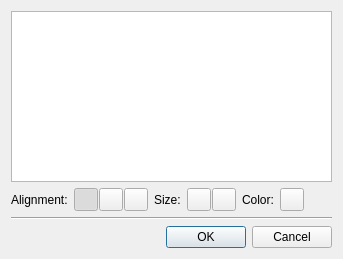
<?xml version="1.0" encoding="UTF-8"?>
<ui version="4.0">
 <class>ScreenshotCommentInput</class>
 <widget class="QDialog" name="ScreenshotCommentInput">
  <property name="geometry">
   <rect>
    <x>0</x>
    <y>0</y>
    <width>343</width>
    <height>259</height>
   </rect>
  </property>
  <property name="windowTitle">
   <string>Enter text</string>
  </property>
  <layout class="QGridLayout" name="gridLayout">
   <item row="1" column="0">
    <layout class="QHBoxLayout" name="horizontalLayout_3">
     <item>
      <widget class="QLabel" name="label">
       <property name="text">
        <string>Alignment:</string>
       </property>
      </widget>
     </item>
     <item>
      <layout class="QHBoxLayout" name="horizontalLayout">
       <property name="spacing">
        <number>1</number>
       </property>
       <item>
        <widget class="QToolButton" name="pushAlignLeft">
         <property name="icon">
          <iconset resource="tht.qrc">
           <normaloff>:/images/align-left.png</normaloff>:/images/align-left.png</iconset>
         </property>
         <property name="checkable">
          <bool>true</bool>
         </property>
         <property name="checked">
          <bool>true</bool>
         </property>
         <property name="autoExclusive">
          <bool>true</bool>
         </property>
        </widget>
       </item>
       <item>
        <widget class="QToolButton" name="pushAlignCenter">
         <property name="icon">
          <iconset resource="tht.qrc">
           <normaloff>:/images/align-center.png</normaloff>:/images/align-center.png</iconset>
         </property>
         <property name="checkable">
          <bool>true</bool>
         </property>
         <property name="autoExclusive">
          <bool>true</bool>
         </property>
        </widget>
       </item>
       <item>
        <widget class="QToolButton" name="pushAlignRight">
         <property name="icon">
          <iconset resource="tht.qrc">
           <normaloff>:/images/align-right.png</normaloff>:/images/align-right.png</iconset>
         </property>
         <property name="checkable">
          <bool>true</bool>
         </property>
         <property name="autoExclusive">
          <bool>true</bool>
         </property>
        </widget>
       </item>
      </layout>
     </item>
     <item>
      <widget class="QLabel" name="label_2">
       <property name="text">
        <string>Size:</string>
       </property>
      </widget>
     </item>
     <item>
      <layout class="QHBoxLayout" name="horizontalLayout_2">
       <property name="spacing">
        <number>1</number>
       </property>
       <item>
        <widget class="QToolButton" name="pushFontDown">
         <property name="icon">
          <iconset resource="tht.qrc">
           <normaloff>:/images/arrow-down.png</normaloff>:/images/arrow-down.png</iconset>
         </property>
        </widget>
       </item>
       <item>
        <widget class="QToolButton" name="pushFontUp">
         <property name="icon">
          <iconset resource="tht.qrc">
           <normaloff>:/images/arrow-up.png</normaloff>:/images/arrow-up.png</iconset>
         </property>
        </widget>
       </item>
      </layout>
     </item>
     <item>
      <widget class="QLabel" name="label_3">
       <property name="text">
        <string>Color:</string>
       </property>
      </widget>
     </item>
     <item>
      <widget class="QToolButton" name="pushColor"/>
     </item>
     <item>
      <spacer name="horizontalSpacer">
       <property name="orientation">
        <enum>Qt::Horizontal</enum>
       </property>
       <property name="sizeHint" stdset="0">
        <size>
         <width>0</width>
         <height>20</height>
        </size>
       </property>
      </spacer>
     </item>
    </layout>
   </item>
   <item row="2" column="0">
    <widget class="Line" name="line">
     <property name="orientation">
      <enum>Qt::Horizontal</enum>
     </property>
    </widget>
   </item>
   <item row="3" column="0">
    <widget class="QDialogButtonBox" name="buttonBox">
     <property name="orientation">
      <enum>Qt::Horizontal</enum>
     </property>
     <property name="standardButtons">
      <set>QDialogButtonBox::Cancel|QDialogButtonBox::Ok</set>
     </property>
    </widget>
   </item>
   <item row="0" column="0">
    <widget class="QTextEdit" name="text">
     <property name="acceptRichText">
      <bool>false</bool>
     </property>
    </widget>
   </item>
  </layout>
 </widget>
 <tabstops>
  <tabstop>text</tabstop>
  <tabstop>pushAlignLeft</tabstop>
  <tabstop>pushAlignCenter</tabstop>
  <tabstop>pushAlignRight</tabstop>
  <tabstop>pushFontDown</tabstop>
  <tabstop>pushFontUp</tabstop>
  <tabstop>pushColor</tabstop>
  <tabstop>buttonBox</tabstop>
 </tabstops>
 <resources>
  <include location="tht.qrc"/>
 </resources>
 <connections>
  <connection>
   <sender>buttonBox</sender>
   <signal>accepted()</signal>
   <receiver>ScreenshotCommentInput</receiver>
   <slot>accept()</slot>
   <hints>
    <hint type="sourcelabel">
     <x>258</x>
     <y>312</y>
    </hint>
    <hint type="destinationlabel">
     <x>157</x>
     <y>274</y>
    </hint>
   </hints>
  </connection>
  <connection>
   <sender>buttonBox</sender>
   <signal>rejected()</signal>
   <receiver>ScreenshotCommentInput</receiver>
   <slot>reject()</slot>
   <hints>
    <hint type="sourcelabel">
     <x>305</x>
     <y>312</y>
    </hint>
    <hint type="destinationlabel">
     <x>286</x>
     <y>274</y>
    </hint>
   </hints>
  </connection>
  <connection>
   <sender>pushFontDown</sender>
   <signal>clicked()</signal>
   <receiver>ScreenshotCommentInput</receiver>
   <slot>slotFontDown()</slot>
   <hints>
    <hint type="sourcelabel">
     <x>204</x>
     <y>193</y>
    </hint>
    <hint type="destinationlabel">
     <x>110</x>
     <y>323</y>
    </hint>
   </hints>
  </connection>
  <connection>
   <sender>pushFontUp</sender>
   <signal>clicked()</signal>
   <receiver>ScreenshotCommentInput</receiver>
   <slot>slotFontUp()</slot>
   <hints>
    <hint type="sourcelabel">
     <x>233</x>
     <y>193</y>
    </hint>
    <hint type="destinationlabel">
     <x>162</x>
     <y>323</y>
    </hint>
   </hints>
  </connection>
  <connection>
   <sender>pushAlignLeft</sender>
   <signal>toggled(bool)</signal>
   <receiver>ScreenshotCommentInput</receiver>
   <slot>slotAlignChanged(bool)</slot>
   <hints>
    <hint type="sourcelabel">
     <x>64</x>
     <y>193</y>
    </hint>
    <hint type="destinationlabel">
     <x>309</x>
     <y>32</y>
    </hint>
   </hints>
  </connection>
  <connection>
   <sender>pushAlignCenter</sender>
   <signal>toggled(bool)</signal>
   <receiver>ScreenshotCommentInput</receiver>
   <slot>slotAlignChanged(bool)</slot>
   <hints>
    <hint type="sourcelabel">
     <x>93</x>
     <y>193</y>
    </hint>
    <hint type="destinationlabel">
     <x>309</x>
     <y>53</y>
    </hint>
   </hints>
  </connection>
  <connection>
   <sender>pushAlignRight</sender>
   <signal>toggled(bool)</signal>
   <receiver>ScreenshotCommentInput</receiver>
   <slot>slotAlignChanged(bool)</slot>
   <hints>
    <hint type="sourcelabel">
     <x>122</x>
     <y>193</y>
    </hint>
    <hint type="destinationlabel">
     <x>309</x>
     <y>79</y>
    </hint>
   </hints>
  </connection>
  <connection>
   <sender>pushColor</sender>
   <signal>clicked()</signal>
   <receiver>ScreenshotCommentInput</receiver>
   <slot>slotChangeColor()</slot>
   <hints>
    <hint type="sourcelabel">
     <x>91</x>
     <y>247</y>
    </hint>
    <hint type="destinationlabel">
     <x>338</x>
     <y>242</y>
    </hint>
   </hints>
  </connection>
 </connections>
 <slots>
  <slot>slotFontDown()</slot>
  <slot>slotFontUp()</slot>
  <slot>slotAlignChanged(bool)</slot>
  <slot>slotChangeColor()</slot>
 </slots>
</ui>
